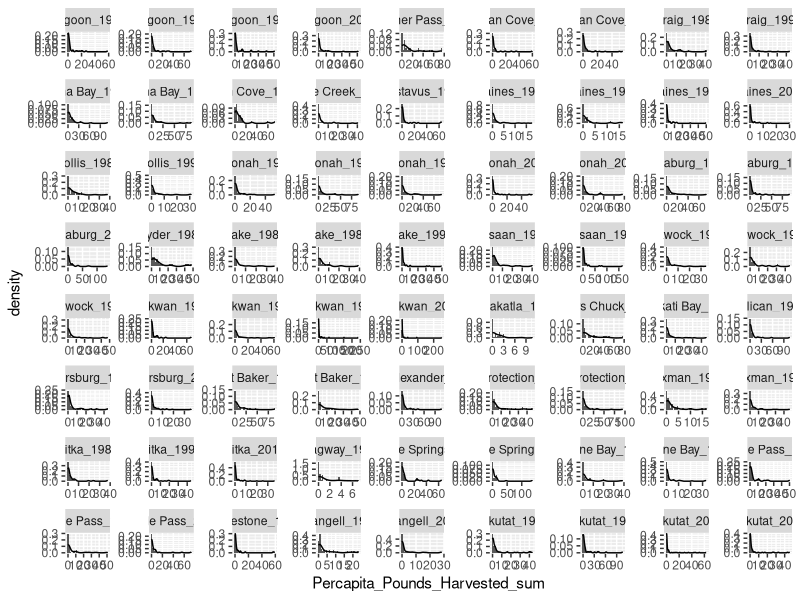
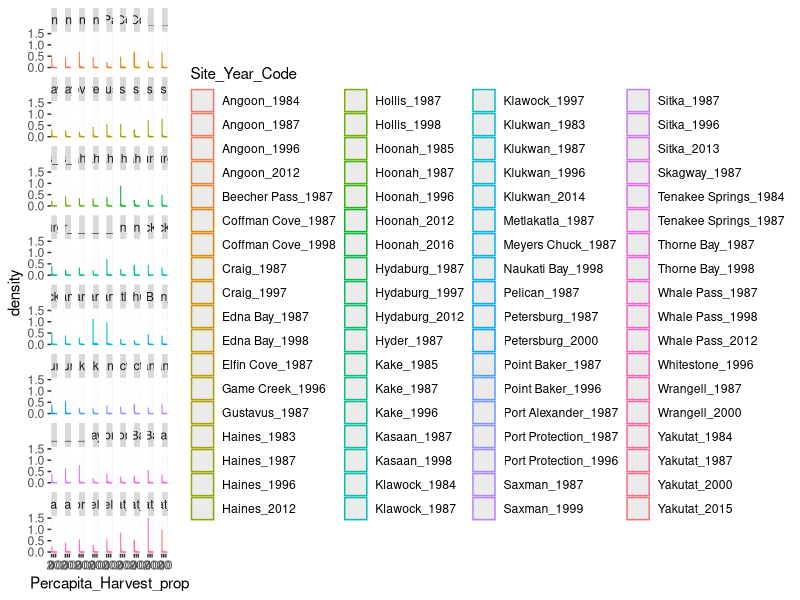
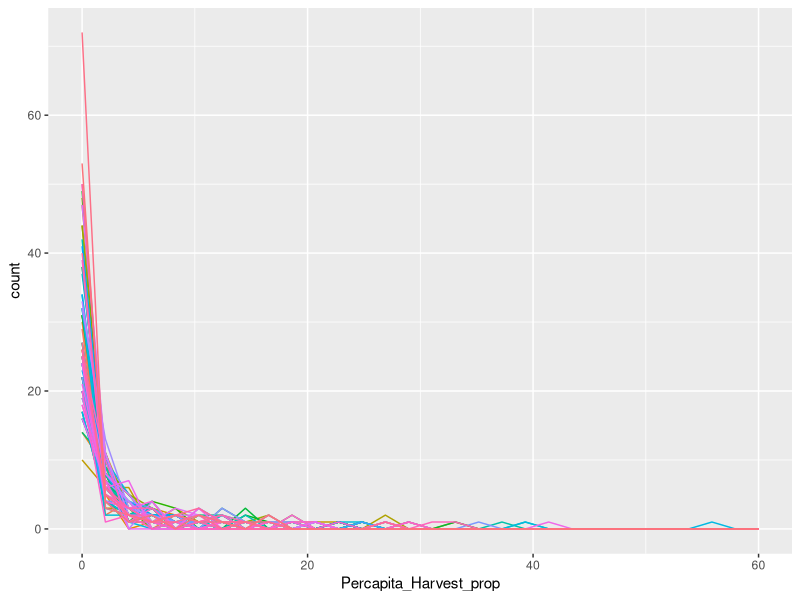
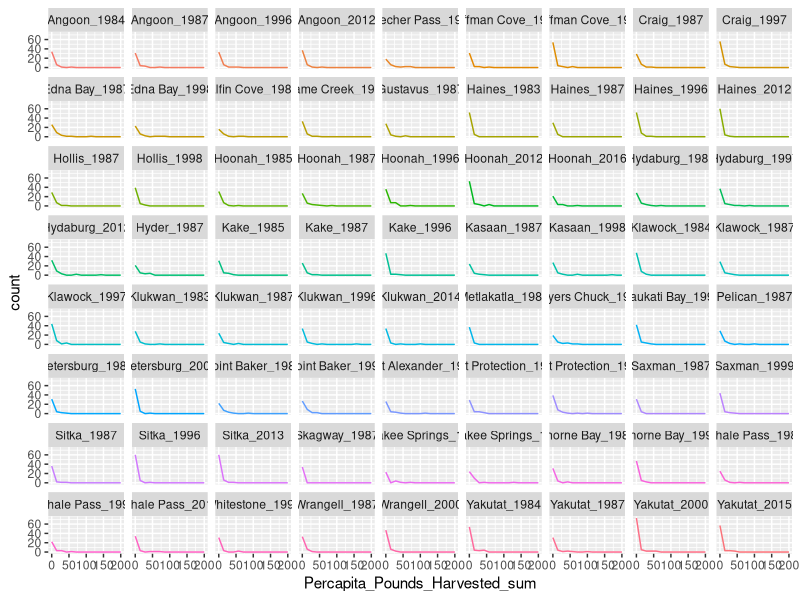
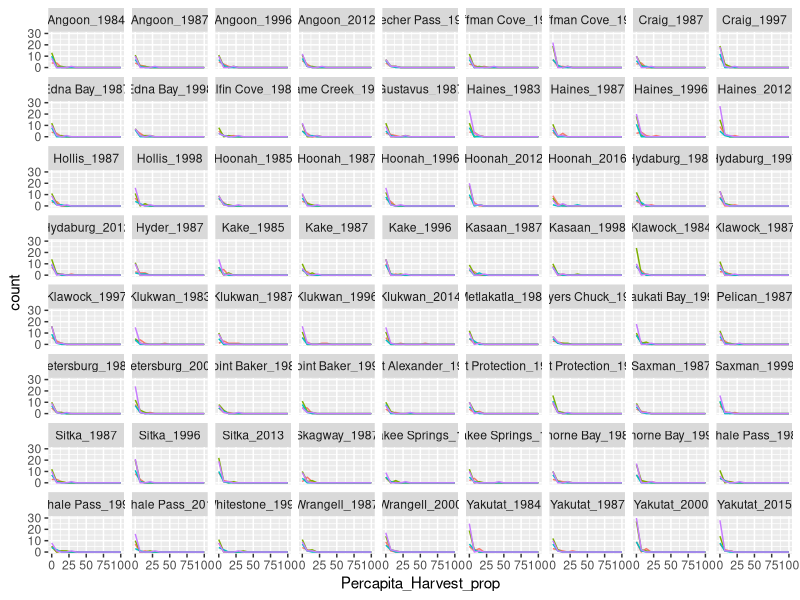
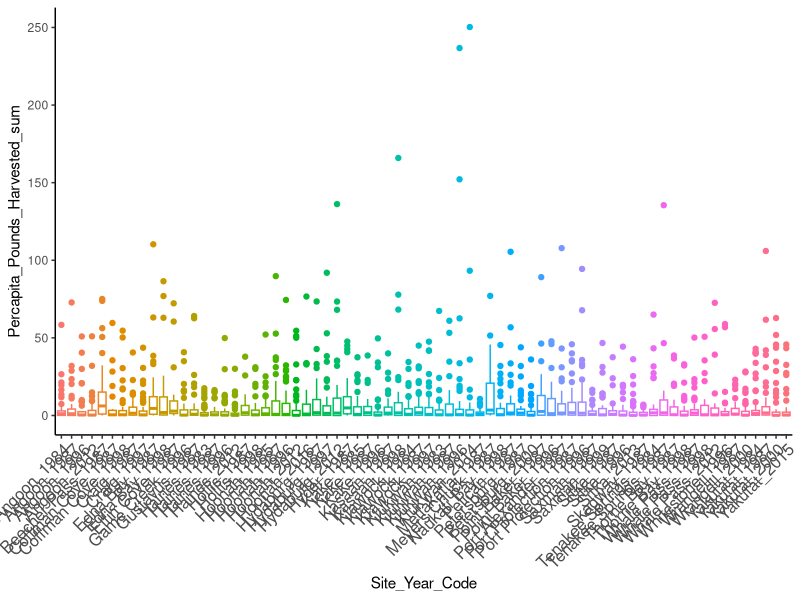
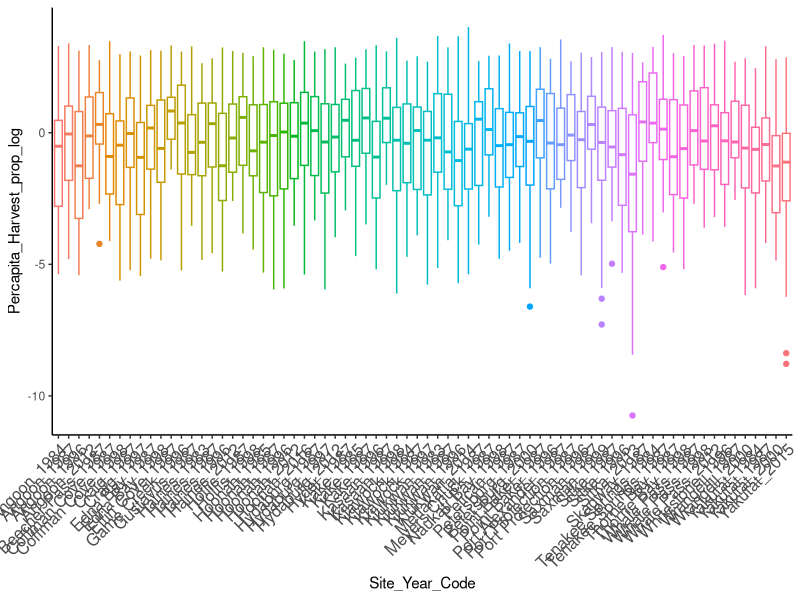
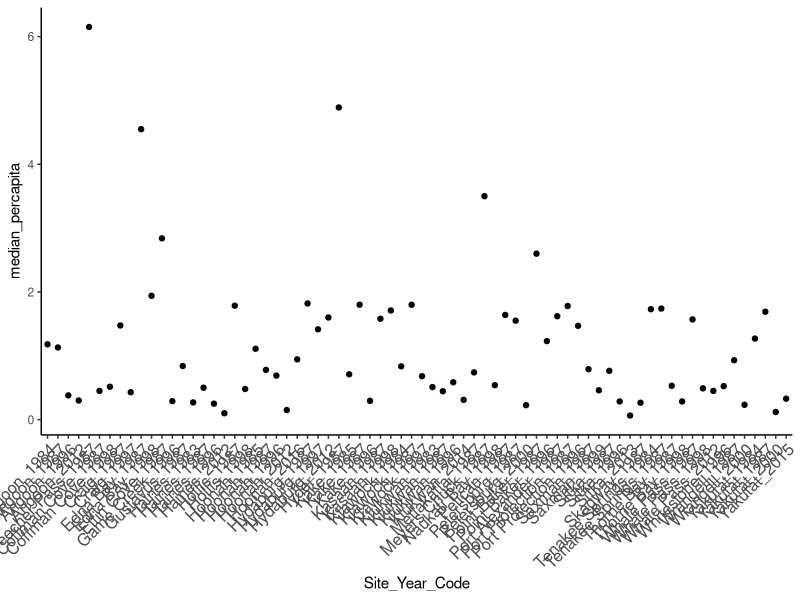

These charts were generated, in order, by the following R code:
##Energy flux (interaction strength proxy) distributions
library(ggplot2)
library(tidyverse)
library(ggridges)

##import cleaned harvest data and trophic info that is comparable across all years
df <- read.csv("data/intermediate_data/comparable_harvest_df.csv")

ggplot(df, aes(x = Percapita_Pounds_Harvested_sum, y = after_stat(density), group = Site_Year_Code)) +
  geom_histogram()+
  geom_density() +
  facet_wrap(~Site_Year_Code, scale = "free")


##Normalize percapita harvest and total harvest 
total_harvest <- df %>%
  select(Site_Year_Code, Estimated_Total_Pounds_Harvested_sum, Percapita_Pounds_Harvested_sum) %>%
  filter(Percapita_Pounds_Harvested_sum != 0) %>%
  group_by(Site_Year_Code) %>%
  summarise_at(vars(Estimated_Total_Pounds_Harvested_sum, Percapita_Pounds_Harvested_sum), list(total = sum))


df_2 <- df %>%
  left_join(total_harvest, by = "Site_Year_Code") %>%
  mutate(Total_Harvest_prop = (Estimated_Total_Pounds_Harvested_sum/Estimated_Total_Pounds_Harvested_sum_total)*100) %>%
  mutate(Percapita_Harvest_prop = (Percapita_Pounds_Harvested_sum/Percapita_Pounds_Harvested_sum_total)*100) %>%
  mutate(Percapita_Harvest_prop_log = log(Percapita_Harvest_prop)) %>%
  mutate(Percapita_Harvest_prop_sqrt = sqrt(Percapita_Harvest_prop)) %>%
  mutate(Total_Harvest_prop_log = log(Total_Harvest_prop)) %>%
  mutate(Total_Harvest_prop_sqrt = sqrt(Total_Harvest_prop)) %>%
  group_by(Site_Year_Code) %>%
  mutate(Percapita_Harvest_prop_scale = scale(Percapita_Harvest_prop)) %>%
  mutate(Total_Harvest_prop_scale = scale(Total_Harvest_prop)) #%>%
#filter(!grepl("Unknown", Lowest_Common_Taxon_Name))

ggplot(df_2, aes(x = Percapita_Harvest_prop, y = after_stat(density), group = Site_Year_Code, color = Site_Year_Code)) +
 # geom_histogram(bins = 50) +
  geom_density() +
  facet_wrap(~Site_Year_Code) +
  geom_vline(aes(xintercept = mean(Percapita_Harvest_prop)), 
             linetype = "dashed", linewidth = 0.6,
             color = "#FC4E07")


ggplot(df_2, aes(x = Percapita_Harvest_prop, group = Site_Year_Code, color = Site_Year_Code)) +
  geom_freqpoly(bins = 30) +
  #facet_wrap(~Site_Year_Code) +
  theme(legend.position = "none") +
  xlim(0, 60)

 ggplot(df_2, aes(x = Percapita_Pounds_Harvested_sum, group = Site_Year_Code, color = Site_Year_Code)) +
  geom_freqpoly(bins = 15) +
  facet_wrap(~Site_Year_Code) +
  theme(legend.position = "none") +
  xlim(0, 200) 

ggplot(df_2, aes(x = Percapita_Harvest_prop, group = Habitat, color = Habitat)) +
  geom_freqpoly(bins = 15) +
 facet_wrap(~Site_Year_Code) +
 theme(legend.position = "none") +
  xlim(0, 100) 


ggplot(df_2, aes(y = Percapita_Pounds_Harvested_sum, x = Site_Year_Code, color = Site_Year_Code)) +
  geom_boxplot() +
  theme_classic() +
  theme(legend.position = "none", axis.text.x = element_text(size = 12, angle = 45, hjust = 1))



ggplot(df_2, aes(y = Percapita_Harvest_prop_log, x = Site_Year_Code, color = Site_Year_Code)) +
  geom_boxplot() +
  theme_classic() +
  theme(legend.position = "none", axis.text.x = element_text(size = 12, angle = 45, hjust = 1))


med <- df_2 %>%
  filter(!is.na(Percapita_Pounds_Harvested_sum)) %>%
  group_by(Site_Year_Code) %>%
  summarise(mean_percapita = mean(Percapita_Pounds_Harvested_sum),
            median_percapita = median(Percapita_Pounds_Harvested_sum))

ggplot(med, aes(x = Site_Year_Code, y = median_percapita)) +
  geom_point() +
  theme_classic() +
  theme(legend.position = "none", axis.text.x = element_text(size = 12, angle = 45, hjust = 1))

ggplot(med, aes(x = Site_Year_Code, y = mean_percapita)) +
  geom_point() +
  theme_classic() +
  theme(legend.position = "none", axis.text.x = element_text(size = 12, angle = 45, hjust = 1))


ggplot(df_2, aes(x = Percapita_Pounds_Harvested_sum, y = Site_Year_Code)) +
  geom_density_ridges(aes(fill = Site_Year_Code), scale = 1.2) +
  theme(legend.position = "none") +
  xlim(0,80)

library(ggpubr)
gghistogram(df_2, x = "Percapita_Pounds_Harvested_sum", bins = 15, add = "mean") +
  facet_wrap(~Site_Year_Code)


